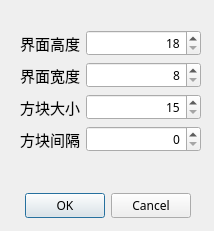
<?xml version="1.0" encoding="UTF-8"?>
<ui version="4.0">
 <class>GameSettings</class>
 <widget class="QDialog" name="GameSettings">
  <property name="geometry">
   <rect>
    <x>0</x>
    <y>0</y>
    <width>214</width>
    <height>231</height>
   </rect>
  </property>
  <property name="windowTitle">
   <string>Dialog</string>
  </property>
  <widget class="QDialogButtonBox" name="buttonBox">
   <property name="geometry">
    <rect>
     <x>10</x>
     <y>190</y>
     <width>181</width>
     <height>32</height>
    </rect>
   </property>
   <property name="font">
    <font>
     <family>Tetris</family>
    </font>
   </property>
   <property name="orientation">
    <enum>Qt::Horizontal</enum>
   </property>
   <property name="standardButtons">
    <set>QDialogButtonBox::Cancel|QDialogButtonBox::Ok</set>
   </property>
  </widget>
  <widget class="QWidget" name="layoutWidget">
   <property name="geometry">
    <rect>
     <x>20</x>
     <y>30</y>
     <width>181</width>
     <height>141</height>
    </rect>
   </property>
   <property name="font">
    <font>
     <family>Tetris</family>
    </font>
   </property>
   <layout class="QFormLayout" name="formLayout">
    <item row="0" column="0">
     <widget class="QLabel" name="glassHeightLabel">
      <property name="font">
       <font>
        <family>Tetris</family>
        <pointsize>11</pointsize>
       </font>
      </property>
      <property name="text">
       <string>界面高度</string>
      </property>
     </widget>
    </item>
    <item row="0" column="1">
     <widget class="QSpinBox" name="glassHeight">
      <property name="font">
       <font>
        <family>Tetris</family>
       </font>
      </property>
      <property name="layoutDirection">
       <enum>Qt::LeftToRight</enum>
      </property>
      <property name="alignment">
       <set>Qt::AlignRight|Qt::AlignTrailing|Qt::AlignVCenter</set>
      </property>
      <property name="minimum">
       <number>18</number>
      </property>
      <property name="maximum">
       <number>22</number>
      </property>
     </widget>
    </item>
    <item row="1" column="1">
     <widget class="QSpinBox" name="glassWidth">
      <property name="font">
       <font>
        <family>Tetris</family>
       </font>
      </property>
      <property name="layoutDirection">
       <enum>Qt::LeftToRight</enum>
      </property>
      <property name="alignment">
       <set>Qt::AlignRight|Qt::AlignTrailing|Qt::AlignVCenter</set>
      </property>
      <property name="minimum">
       <number>8</number>
      </property>
      <property name="maximum">
       <number>12</number>
      </property>
     </widget>
    </item>
    <item row="1" column="0">
     <widget class="QLabel" name="glassWidthLabel">
      <property name="font">
       <font>
        <family>Tetris</family>
        <pointsize>11</pointsize>
       </font>
      </property>
      <property name="text">
       <string>界面宽度</string>
      </property>
     </widget>
    </item>
    <item row="2" column="0">
     <widget class="QLabel" name="cellSizeLabel">
      <property name="font">
       <font>
        <family>Tetris</family>
        <pointsize>11</pointsize>
       </font>
      </property>
      <property name="text">
       <string>方块大小</string>
      </property>
     </widget>
    </item>
    <item row="2" column="1">
     <widget class="QSpinBox" name="cellSize">
      <property name="font">
       <font>
        <family>Tetris</family>
       </font>
      </property>
      <property name="alignment">
       <set>Qt::AlignRight|Qt::AlignTrailing|Qt::AlignVCenter</set>
      </property>
      <property name="minimum">
       <number>15</number>
      </property>
      <property name="maximum">
       <number>21</number>
      </property>
     </widget>
    </item>
    <item row="3" column="0">
     <widget class="QLabel" name="cellBorderLabel">
      <property name="font">
       <font>
        <family>Tetris</family>
        <pointsize>11</pointsize>
       </font>
      </property>
      <property name="text">
       <string>方块间隔</string>
      </property>
     </widget>
    </item>
    <item row="3" column="1">
     <widget class="QSpinBox" name="cellBorder">
      <property name="font">
       <font>
        <family>Tetris</family>
       </font>
      </property>
      <property name="alignment">
       <set>Qt::AlignRight|Qt::AlignTrailing|Qt::AlignVCenter</set>
      </property>
      <property name="maximum">
       <number>2</number>
      </property>
     </widget>
    </item>
   </layout>
  </widget>
 </widget>
 <resources/>
 <connections>
  <connection>
   <sender>buttonBox</sender>
   <signal>accepted()</signal>
   <receiver>GameSettings</receiver>
   <slot>accept()</slot>
   <hints>
    <hint type="sourcelabel">
     <x>248</x>
     <y>254</y>
    </hint>
    <hint type="destinationlabel">
     <x>157</x>
     <y>274</y>
    </hint>
   </hints>
  </connection>
  <connection>
   <sender>buttonBox</sender>
   <signal>rejected()</signal>
   <receiver>GameSettings</receiver>
   <slot>reject()</slot>
   <hints>
    <hint type="sourcelabel">
     <x>316</x>
     <y>260</y>
    </hint>
    <hint type="destinationlabel">
     <x>286</x>
     <y>274</y>
    </hint>
   </hints>
  </connection>
 </connections>
</ui>
